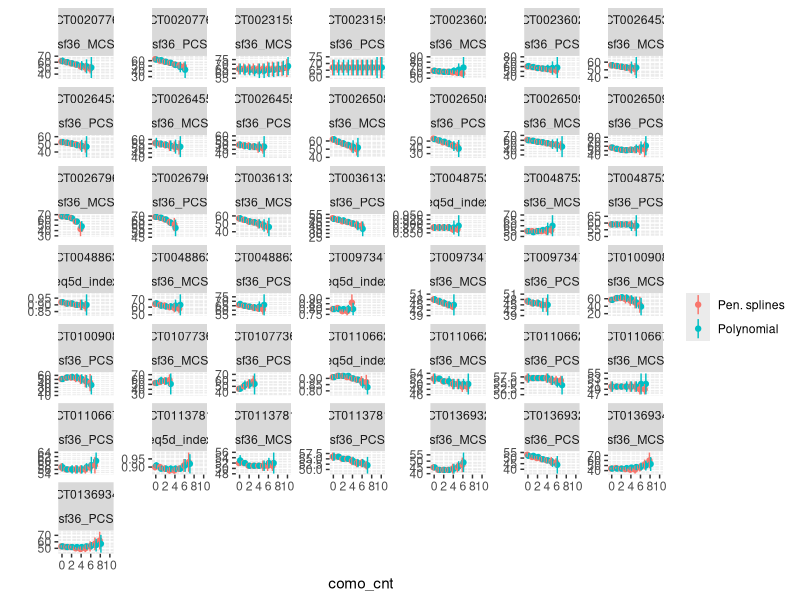
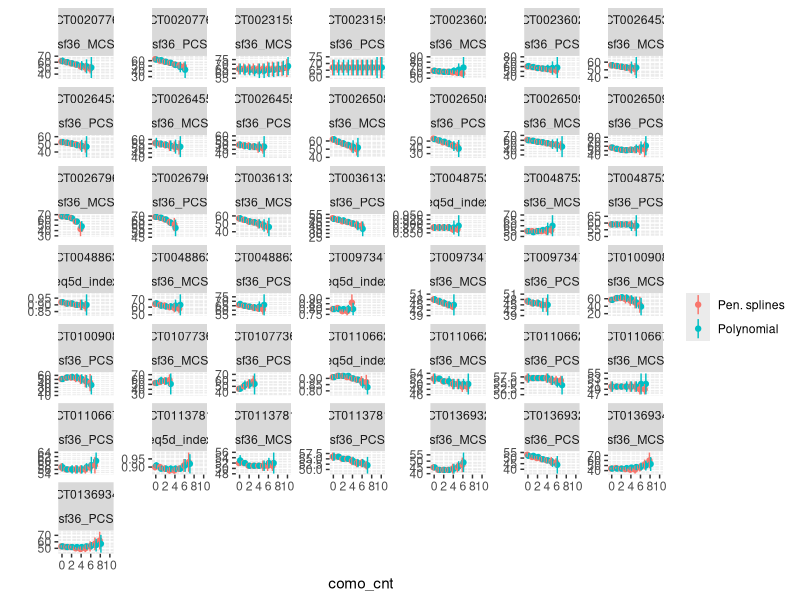

The R source for these figures, in order:
# compare_poly_smooth
library(tidyverse)
## Note that some standard errors are zero due to rounding. They are not truly zero
mydf <- read_csv("Data/qol_models_compare_sq_sm.csv")
mydf <- mydf %>% 
  gather("como_cnt", "res", `0`:`10`, na.rm = TRUE) %>% 
  separate(res, into = c("est", "se"),sep = "\\(") %>% 
  mutate(se = str_remove(se, "\\)") %>% as.double(),
         est = as.double(est),
         como_cnt = as.integer(como_cnt),
         lci = est - 1.96*se,
         uci = est + 1.96*se,
         modeltype = if_else(modeltype == "comosm", "Pen. splines", "Polynomial"))
plot1 <- ggplot(mydf, aes(x = como_cnt, y = est, ymin = lci, ymax = uci, colour = modeltype)) +
  geom_point(position = position_dodge(0.5)) +
  geom_linerange(position = position_dodge(0.5)) +
  facet_wrap(~nct_id + outcome, scales = "free_y") +
  scale_y_continuous("") +
  scale_x_continuous(breaks = c(0, 2, 4, 6, 8, 10)) +
  scale_colour_discrete("")
plot1
png("Outputs/compare_poly_sq.png", height = 12, width = 16, unit = "in", res = 300)
plot1
dev.off()
